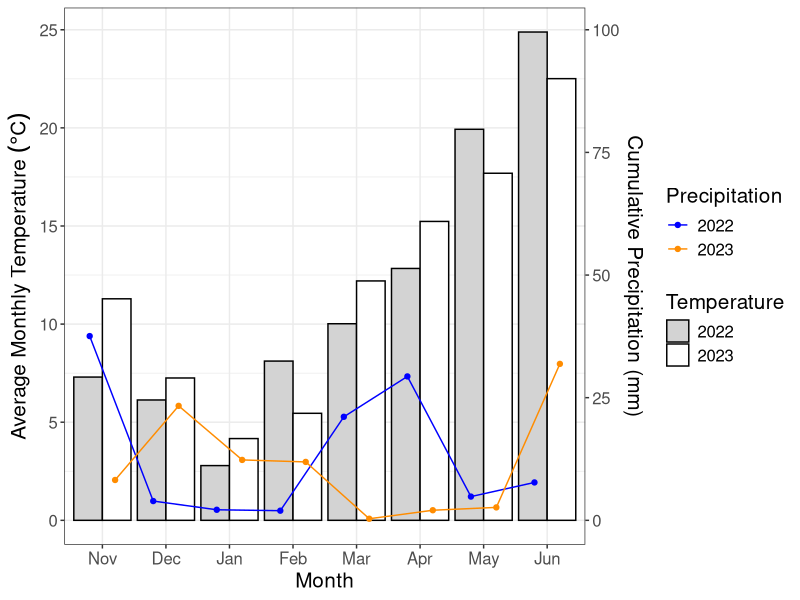

The R source for this figure:
library(dplyr)
library(lubridate)

setwd("C:/Users/jaure/OneDrive - Universitat de Barcelona (1)/UB/Doctorat/Agrotecnio/DENSIPLANT/DENSIPLANT_analysis_final/datasets/2022")

gim22 <- read.csv("Gimenells - estacio (2022).csv", header = T)
gim22$Data <- as.Date(gim22$Data)

setwd("C:/Users/jaure/OneDrive - udl.cat/Agrotecnio/DENSIPLANT/DENSIPLANT_analysis/datasets/2023")

gim23 <- read.csv("Gimenells - estacio (2023).csv", header = T)
gim23$Data <- as.Date(gim23$Data)

gim22<- gim22 %>% 
  mutate(day = day(Data),
         Month = month(Data, label = TRUE),
         Year = year(Data)) %>% 
  group_by(Month, Year) %>% 
  summarise(
    Temp= mean(Temperatura),
    Tempe.max = mean(Temperatura.max),
    Temp.min = mean(Temperatura.min),
    Prec = mean(Precipitacio)
  )

gim22$Year <- "2022"
  

gim23<- gim23 %>% 
  mutate(day = day(Data),
         Month = month(Data, label = TRUE),
         Year = year(Data)) %>% 
  group_by(Month, Year) %>% 
  summarise(
    Temp= mean(Temperatura),
    Tempe.max = mean(Temperatura.max),
    Temp.min = mean(Temperatura.min),
    Prec = mean(Precipitacio)
  )

gim23$Year <- "2023"

data <- rbind(gim22, gim23)
month_order <- c("Nov", "Dec", "Jan", "Feb", "Mar", "Apr", "May", "Jun") #"Nov", "Dec",
data$Month <- factor(data$Month, levels = month_order)
data$Prec <- data$Prec *100

library(ggplot2)

plot <- ggplot(data, aes(x = Month)) +
  geom_bar(aes(y = Temp, fill = factor(Year)), stat = "identity", position = "dodge", color = "black") +
  geom_point(aes(y = Prec, color = factor(Year)), position = position_dodge(width = 0.8)) +
  geom_line(aes(y = Prec, color = factor(Year), group = Year), position = position_dodge(width = 0.8)) +
  scale_x_discrete(limits = month_order) +
  scale_y_continuous(
    expression("Average Monthly Temperature " (degree*C)), 
    sec.axis = sec_axis(~ . * 4, name = "Cumulative Precipitation (mm)")
  ) +
  scale_color_manual(name = "Precipitation", values = c( "blue", "darkorange"))+
  scale_fill_manual(name = "Temperature", values = c("lightgray",  "white"))+
  theme_bw()+
  theme(text = element_text(size = 15))#,
        # axis.text.x = element_text(angle = 45, hjust = 1))

setwd("C:/Users/jaure/OneDrive - udl.cat/Agrotecnio/DENSIPLANT/DENSIPLANT_analysis/outputs")
png("temp_precipitation_2022_2023.png", width = 8, height = 6, units = 'in', res = 300)
plot(plot)
dev.off()
